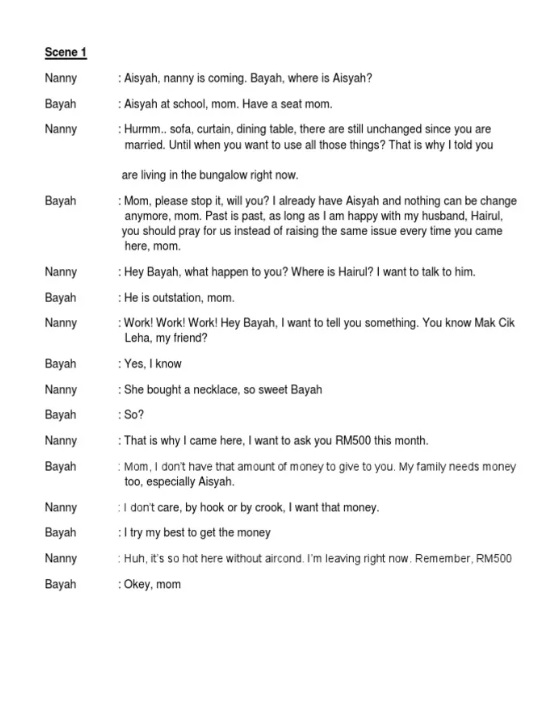
#> input picture script.jpg, 554 x 712 px
$ python 04Script.py
#> lines starting #> are read from the running program, lines starting #| are printed output that depends on the picture; after the words box and inside, x2 and y2 are one past the last pixel; in counts of white or black regions, pixels touching at a corner belong together
import pytesseract
import cv2

image = cv2.imread("./script.jpg")
#> image is the input picture: shape (712, 554, 3); min 0, max 255, mean 245.4
base_image=image.copy()
gray=cv2.cvtColor(image, cv2.COLOR_BGR2GRAY)
blur = cv2.GaussianBlur(gray, (7,7), 0)
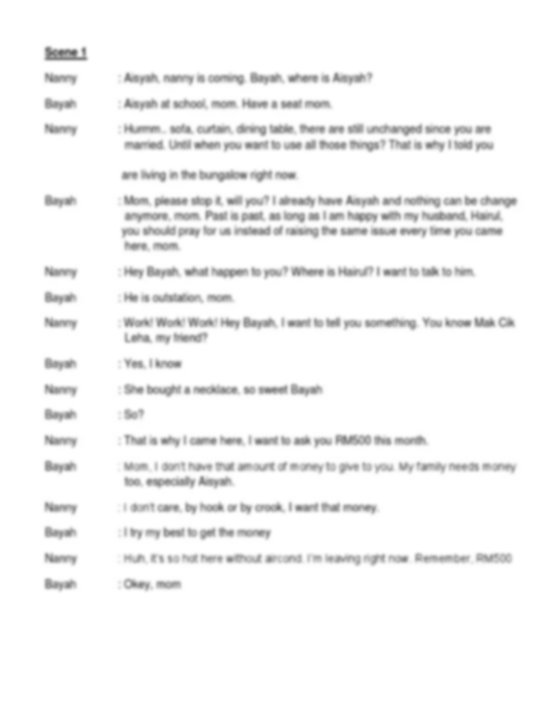
#> blur: shape (712, 554); min 97, max 255, mean 245.5
thresh = cv2.threshold(blur, 0, 255, cv2.THRESH_BINARY_INV + cv2.THRESH_OTSU)[1]
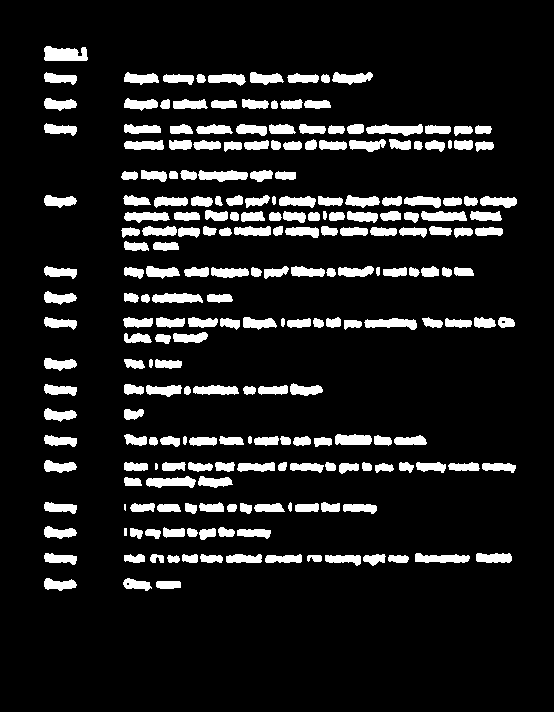
#> thresh: shape (712, 554); 11.1% white; 231 white regions (2 under 20 px), largest, box (x1, y1, x2, y2) and area: (44, 46, 88, 61) 530, (366, 124, 423, 136) 453, (364, 318, 417, 330) 419
kernel = cv2.getStructuringElement(cv2.MORPH_RECT, (3,50))
dilate = cv2.dilate(thresh, kernel, iterations =1)
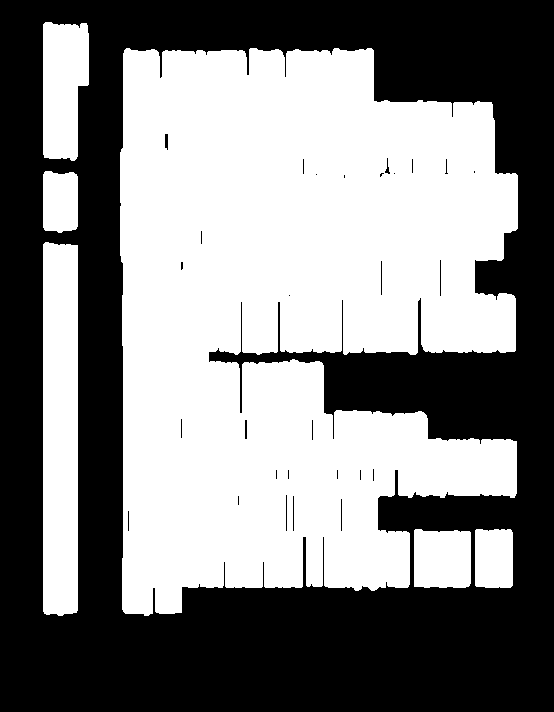
#> dilate: shape (712, 554); 51% white; 29 black regions (18 under 20 px)
cv2.imwrite("./sample_dilated.jpg", dilate)

cnts= cv2.findContours(dilate, cv2.RETR_EXTERNAL, cv2.CHAIN_APPROX_SIMPLE)
#> cnts = 6 contours; box (x1, y1, x2, y2) and area: (120, 48, 518, 616) 174042, (43, 242, 78, 616) 12559, (43, 22, 89, 161) 5220, (414, 529, 471, 588) 3120, (475, 529, 513, 588) 2114, (43, 171, 78, 233) 1946

cnts = cv2.findContours(dilate, cv2.RETR_EXTERNAL, cv2.CHAIN_APPROX_SIMPLE)
cnts = cnts[0] if len(cnts) ==2 else cnts[1]
cnts = sorted(cnts, key=lambda x: cv2.boundingRect(x)[1])

for c in cnts:
    x,y,w,h = cv2.boundingRect(c)
    if h>200 and w > 250:
        roi = base_image[y:y+h, x:x+w]
        cv2.rectangle(image, (x,y),(x+w, y+h), (36,255,12),2)
#> this loop made 6 passes
#> (x, y, w, h) on passes 1 to 6: (43, 22, 46, 139), (120, 48, 398, 568), (43, 171, 35, 62), (43, 242, 35, 374), (475, 529, 38, 59), (414, 529, 57, 59)
#> pass 2, `roi = base_image[y:y+h, x:x+w]`:
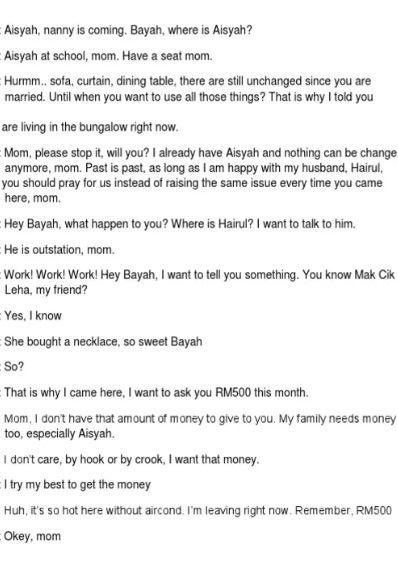
#> roi: shape (568, 398, 3); min 10, max 255, mean 240.3
#> after the loop:
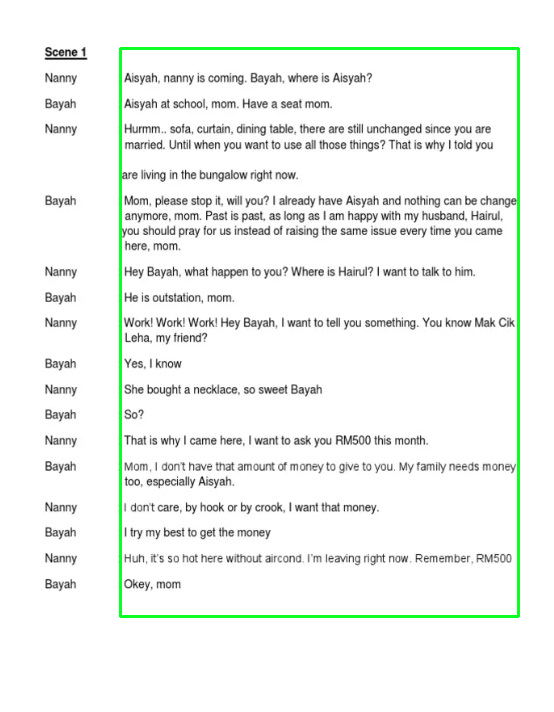
#> image: shape (712, 554, 3); 1.47% of pixels changed, all inside (x1, y1, x2, y2) = (119, 47, 520, 618)
cv2.imwrite("./sample_boxes.jpg", image)

# ocr_result_original = pytesseract.image_to_string(base_image)
# print(ocr_result_original)
#> (the run stopped early here; a loop or call above may not have finished)
